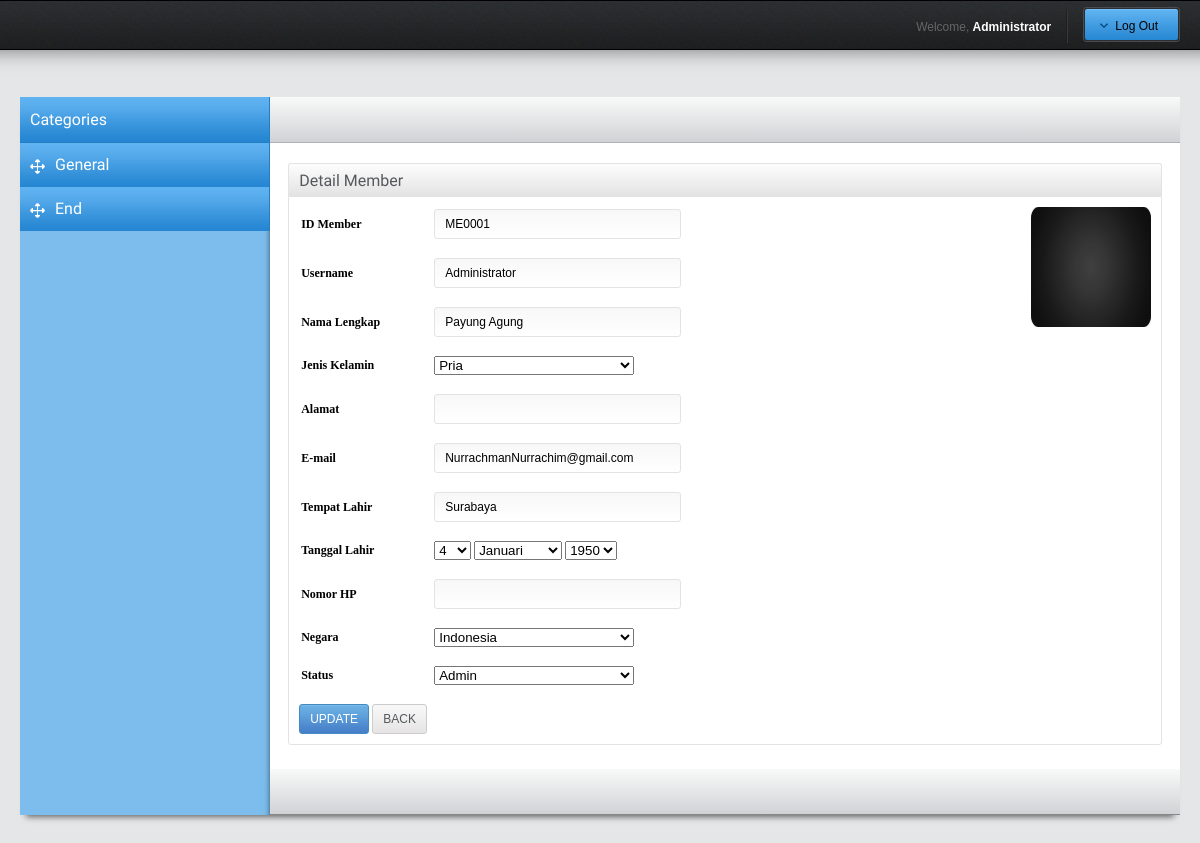
The page /administratorPA/detailmember/Administrator (signed in) on the database its author committed.
### tables this page shows
CREATE TABLE IF NOT EXISTS `member` (
  `id_member` varchar(15) NOT NULL,
  `username` varchar(50) NOT NULL,
  `password_member` varchar(100) NOT NULL,
  `nama` varchar(100) NOT NULL,
  `jenis_kelamin` varchar(50) NOT NULL,
  `alamat` varchar(100) DEFAULT NULL,
  `email` varchar(50) NOT NULL,
  `hp` varchar(50) DEFAULT NULL,
  `negara` varchar(50) DEFAULT NULL,
  `foto` varchar(50) DEFAULT NULL,
  `tmptlahir` varchar(50) DEFAULT NULL,
  `tgllahir` date DEFAULT NULL,
  `status` varchar(50) NOT NULL,
  PRIMARY KEY (`id_member`)
);

### application/controllers/administratorPA.php (called while the page is built, shortened)
<?php if ( ! defined('BASEPATH')) exit('No direct script access allowed');
class AdministratorPA extends CI_Controller {
        public function __construct() {
        $this->load->model('registrasi_model');
        $this->load->model('pertanyaan_model');
        $this->load->model('tugas_model');
        $this->load->model('sekolah_model');
        }
        public function detailmember()
        {
            if( $this->session->userdata('usernameadmin'))
            {
                $username = $this->security->xss_clean($this->uri->segment(3));
                $user = $this->registrasi_model->select_one_member($username);
                if($user==null)$this->index();
                else
                {
                     $this->load->view('admin_header_view');
                     $this->load->view('admin_member_detail_view',$user);
                     $this->load->view('admin_footer_view');
                }
            }
            else
            {
                  $_SESSION['username']='';
                  $_SESSION['page']="";
                  $this->load->view('header_view');
                  $this->load->view('error_403_view');
            }
        }
}

### index.php (called while the page is built, shortened)
<?php
require_once BASEPATH.'core/CodeIgniter.php';

### application/models/registrasi_model.php (called while the page is built, shortened)
<?php if ( ! defined('BASEPATH')) exit('No direct script access allowed');
class registrasi_model extends CI_Model{
    function select_one_member($username)
    {
        $SQL = "select * from member where username = ?";
        $query = $this->db->query($SQL, $username);
        if($this->db->affected_rows() == 1)
        {
            foreach($query->result() as $row)
            {
                return $row;
            }
        }
        else
        {
            return null;
        }
    }
}
?>

### application/views/admin_member_detail_view.php (the view, shortened to what this page needs)
<section id="middle">
  	<div id="container-main">
		<div id="container">
		<div id="content">
		<div class="speedbar">
        </div>
<div class="grid-1">
           <div class="title-grid">Detail Member</div>
           <div class="content-gird">
               <div style="position:relative; float:right;">
                    <?php if($foto==NULL || $foto=='') { ?>
                             <img src="<?php echo base_url(); ?>images/box.png" alt="bite" width="120" height="120"/>
                             <?php }  else {
                                 ?>
               <a href="<?php echo base_url().'uploads/'.$foto; ?>"> <img src="<?php echo base_url().'uploads/'.$foto; ?>" alt="Unggah Data Diri Kembali" width="190" height="120"/></a>
                            <?php } ?>
               </div>
               <form action="<?=base_url();?>administratorPA/updatedetailmember" method="post"  name="updatedetailmember">
                    <table style="color: black; font-family: verdana;">
                        <tr>
                                <td><strong>ID Member</strong></td>
                                <td>&nbsp;</td>
                        <td ><input style="color: black; " type="text" name="id_member" id="id_member" readonly value="<?php echo $id_member ?>" size="30" /></td>
                        </tr>
                        <tr><td>&nbsp;</td></tr>
                        <tr>
                                <td><strong>Username</strong></td>
                                <td>&nbsp;</td>
                        <td><input style="color: black" type="text" name="username" id="username" value="<?php echo $username ?>" size="30"/></td>
                        </tr>
                        <tr><td>&nbsp;</td></tr>
                            <tr>
                                <td><strong>Nama Lengkap</strong></td>
                                <td>&nbsp;</td>
                        <td><input style="color: black" type="text" name="nama" id="nama"  value="<?php echo $nama ?>" size="30"/></td>
                        </tr>
                        <tr><td>&nbsp;</td></tr>
                        <tr>
                                <td><strong>Jenis Kelamin</strong></td>
                                <td width="50px">&nbsp;</td>
                         <td><select name="jenis_kelamin" id="jenis_kelamin" style="width: 200px"/>
                    <option value="Pria" <?php if($jenis_kelamin=='Pria') echo 'selected'; ?> >Pria</option>
                        </tr>
                        <tr><td>&nbsp;</td></tr>
                        <tr>
                        <td><strong>Alamat</strong></td>
                        <td>&nbsp;</td>
                        <td><input style="color: black" type="text" name="alamat" id="alamat"  value="<?php echo $alamat ?>" size="30"/></td>
                        </tr>
                        <?php
                            $tgl = $tgllahir[8] . $tgllahir[9];
                            $bln = $tgllahir[5] . $tgllahir[6];
                            $thn = $tgllahir[0] . $tgllahir[1] . $tgllahir[2] . $tgllahir[3];
                         ?>
                        <tr><td>&nbsp;</td></tr>
                         <tr>
                        <td><strong>E-mail</strong></td>
                        <td>&nbsp;</td>
                        <td><input style="color: black" type="text" name="email" id="email"  value="<?php echo $email ?>"  size="30"/></td>
                        </tr>
                        <tr><td>&nbsp;</td></tr>
                        <tr>
                        <td><strong>Tempat Lahir</strong></td>
                        <td>&nbsp;</td>
                        <td><input style="color: black" type="text" name="tempat" id="tempat"   value="<?php echo $tmptlahir?>" size="30"/></td>
                        </tr>
                        <tr><td>&nbsp;</td></tr>
                        <tr>
                        <td><strong>Tanggal Lahir</strong></td>
                        <td>&nbsp;</td>
                        <td><select name="tanggal" id="tanggal"  >
                                <?php $i = 31;
                                  $j = 1;
                                  while($i)
                                  {
                                      echo "<option value=$j"; if($j==$tgl)echo" selected"; echo">$j</option>";
                                      $i--;
                                      $j++;
                                  }
                                  ?>
                        </select>
                        <select name="bulan" id="bulan" >
                                  <option value="1" <?php if($bln==1)echo" selected"; ?>  >Januari</option>
                        </select>
                        <select name="tahun" id="tahun">
                                  <?php $i = 50;
                                  $j = 1950;
                                  while($i)
                                  {
                                      echo "<option value=$j"; if($j==$thn)echo" selected"; echo">$j</option>";
                                      $i--;
                                      $j++;
                                  }
                                  ?>
                        </select>
                        </tr>
                        <tr><td>&nbsp;</td></tr>
                        <tr>
                        <td><strong>Nomor HP</strong></td>
                        <td>&nbsp;</td>
                        <td><input style="color: black" type="text" name="nomorhp" id="nomorhp"  value="<?php echo $hp ?>" size="30"/></td>
                        </tr>
                        <tr><td>&nbsp;</td></tr>
                        <tr>
                        <td><strong>Negara</strong></td>
                        <td>&nbsp;</td>
                        <td>
                            <select name="negara" id="negara" style="width: 200px">
                            <option value="Indonesia" <?php if($status=='Indonesia')echo" selected"; ?> >Indonesia</option>
                            </select>
                        </td>
                        </tr>
                        <tr><td>&nbsp;</td></tr>
                         <tr>
                        <td><strong>Status</strong></td>
                        <td>&nbsp;</td>
                        <td>
                            <select name="status" id="status" style="width: 200px">
                            <option value="admin"  <?php if($status=='admin')echo" selected"; ?> >Admin</option>
                            </select>
                        </td>
                        </tr>
                        <tr><td>&nbsp;</td></tr>
                </table>
                        <input type="submit"  name="update"  class="button-a blue" value="UPDATE"/>
                        <input type="submit"  name="back"  class="button-a gray" value="BACK"/>
               </form>
           </div>
        </div>

### application/views/admin_header_view.php (shortened to what this page needs)
<!DOCTYPE html>
<html>
<head>
    <link rel="stylesheet" href="<?php echo base_url(); ?>css/styleadministrator.css" />
    <link rel="stylesheet" href="<?php echo base_url(); ?>css/fancybox.css" media="screen"  />
    <link rel="stylesheet" href="<?php echo base_url(); ?>css/jquery-ui-1.8.16.custom.css" media="screen"  />
    <link rel="stylesheet" href="<?php echo base_url(); ?>css/fullcalendar.css" media="screen"  />
    <link rel="stylesheet" href="<?php echo base_url(); ?>lib/elfinder/css/elfinder.css" media="screen" />
    <link rel="stylesheet" href="<?php echo base_url(); ?>lib/editor/jquery.wysiwyg.css" media="screen" />
    <link rel="stylesheet" href="<?php echo base_url(); ?>lib/editor/default.css" media="screen" />
    <link rel="stylesheet" href="<?php echo base_url(); ?>lib/player/css/style.css">
    <link rel="stylesheet" href="<?php echo base_url(); ?>css/tipTip.css" media="screen" />
    <link rel="stylesheet" href="<?php echo base_url(); ?>css/chosen.css" media="screen"  />
    <link rel="stylesheet" href="<?php echo base_url(); ?>css/colorpicker.css" type="text/css" />
    <link rel="stylesheet" href="<?php echo base_url(); ?>css/tables.css" media="screen"  />
    <link rel="stylesheet" href="<?php echo base_url(); ?>css/jquery.jgrowl.css" media="screen"  />
    <link rel="stylesheet" href="<?php echo base_url(); ?>css/artikel/stylesheet.css" media="screen"  />
</head>
<body>
 <header>
	  <div class="centered-head">
	  <h1><a href="/dashboard.html" class="logo">Laduni</a></h1>
      <nav>
        <ul>
            <li id="login">
                <span id="login-trigger">
                 <span id="login-triggers">
 					<span id="user-panel-check"></span>
  					<a href="<?php echo base_url()."home/keluar"?>"><span id="user-panel-title">Log Out</span></a>
                  </span>
                </span>
            </li>
        </ul>
      </nav>
      <div class="account-name"><p><span class="welcome">Welcome, </span><strong><?php echo  $this->session->userdata('user')->username;?></strong></p><div class="account-separator"></div></div>
       </div>
 </header>

### css/artikel/stylesheet.css (style rules this page uses)
strong { font-weight: bold; }

### rows shown on the page
member: username "Administrator", id_member "ME0001", nama "Payung Agung", jenis_kelamin "Pria", email "NurrachmanNurrachim@gmail.com", tempat "Surabaya", tanggal "4", bulan "Januari", status "Admin"

### other values the page prints
form field tahun "1950"
